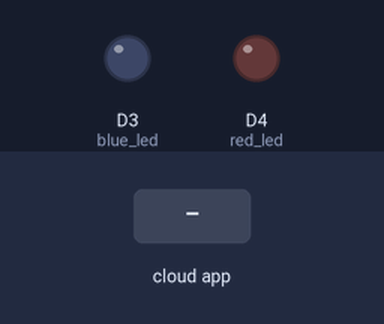
Bench run of a sketch on a simulated ESP8266 (NodeMCU). On the bench: output pins drawn as LEDs (lit = HIGH). The inputs (shaded band) are chosen by the test bench. WiFi joins after 1.5 s; servers stay silent unless stated; the Firebase database answers and starts empty; what the sketch prints to the serial monitor is not drawn.

Above: at 4.0 s.
4.1 s: the phone or cloud app sets RED_LED_STATUS to ON
At 8.2 s:
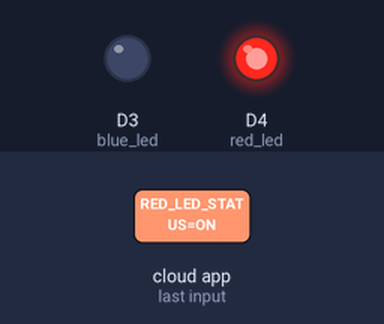
8.7 s: the phone or cloud app sets BLUE_LED_STATUS to ON
At 10.4 s:
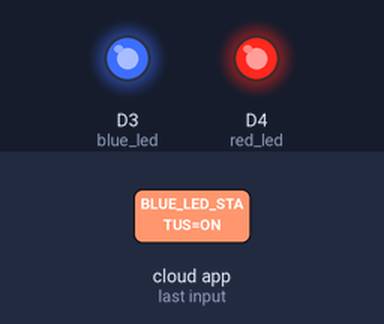
11.3 s: the phone or cloud app sets RED_LED_STATUS to OFF
At 12.6 s:
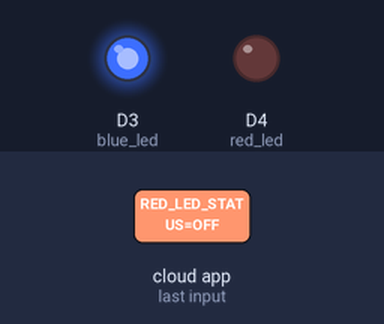
13.9 s: the phone or cloud app sets BLUE_LED_STATUS to OFF
At 19.4 s:
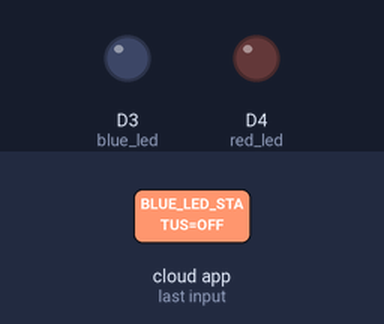
Timing chart, 0 to 20.5 s (numbered marks = the images above; inputs shaded):
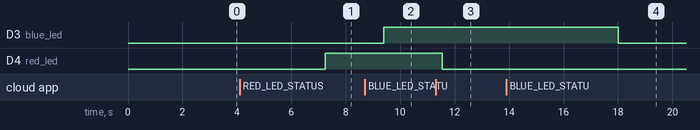

The sketch:

Firebase.ino
```cpp
//아두이노 Firebase 라이브러리
#include <ESP8266WiFi.h>
#include <FirebaseArduino.h>
//데이터베이스 호스트 이름
#define FIREBASE_HOST "fir-led-control-899a4.firebaseio.com"
//데이터베이스 비밀번호
#define FIREBASE_AUTH "vb5TYToFBfQZRxeHINcMWf1cOUtyQkjVEqb0WVbw"
//Wi-Fi 설정
#define WIFI_SSID "U+Net99D7"
#define WIFI_PASSWORD "0138011185"

String red_fireStatus = "";  // firebase DB로 부터 받은 값 저장
String blue_fireStatus = "";

int red_led = D4; // NodeMCU LED pin
int blue_led = D3;

void setup()
{
  Serial.begin(9600);
  delay(1000);
  pinMode(red_led, OUTPUT);
  pinMode(blue_led, OUTPUT);

  WiFi.begin(WIFI_SSID, WIFI_PASSWORD);
  Serial.print("Connecting to ");
  Serial.print(WIFI_SSID);
  while (WiFi.status() != WL_CONNECTED)
  {
    Serial.print(".");
    delay(500);
  }
  Serial.println();
  Serial.print("Connected to ");
  Serial.println(WIFI_SSID);
  Firebase.begin(FIREBASE_HOST, FIREBASE_AUTH); // connect to firebase
  Firebase.setString("RED_LED_STATUS", "OFF"); //send initial string of led status
  Firebase.setString("BLUE_LED_STATUS", "OFF");//send initial string of led status
}

void loop()
{
  red_fireStatus = Firebase.getString("RED_LED_STATUS");     // firebase에서 입력된 값을 가져온다
  if (red_fireStatus == "ON")   { // firebase에 RED_LED_STATUS가 ON이면
    Serial.println("RED LED Turned ON");
    digitalWrite(red_led, HIGH);          // Red led ON
  }
  else if (red_fireStatus == "OFF") {    // firebase에 RED_LED_STATUS가 OFF이면
    Serial.println("RED LED Turned OFF");
    digitalWrite(red_led, LOW);      // Red led OFF
  } else {
    Serial.println("Command Error! Please send ON/OFF");
  }

  delay(2000);

  blue_fireStatus = Firebase.getString("BLUE_LED_STATUS");     // firebase에서 입력된 값을 가져온다
  if (blue_fireStatus == "ON")   { // firebase에 BLUE_LED_STATUS가 ON이면
    Serial.println("BLUE LED Turned ON");
    digitalWrite(blue_led, HIGH);          // Blue led ON
  }
  else if (blue_fireStatus == "OFF") {    // firebase에 BLUE_LED_STATUS가 OFF이면
    Serial.println("BlUE LED Turned OFF");
    digitalWrite(blue_led, LOW);      // Blue led OFF
  } else {
    Serial.println("Command Error! Please send ON/OFF");
  }

  delay(2000);
}
```

Measured:
- after the input at 4.1 s, D4 (red_led): LOW → HIGH after 3.2 s
- after the input at 8.7 s, D3 (blue_led): LOW → HIGH after 0.70 s
- after the input at 11.3 s, D4 (red_led): HIGH → LOW after 0.25 s
- after the input at 13.9 s, D3 (blue_led): HIGH → LOW after 4.1 s
